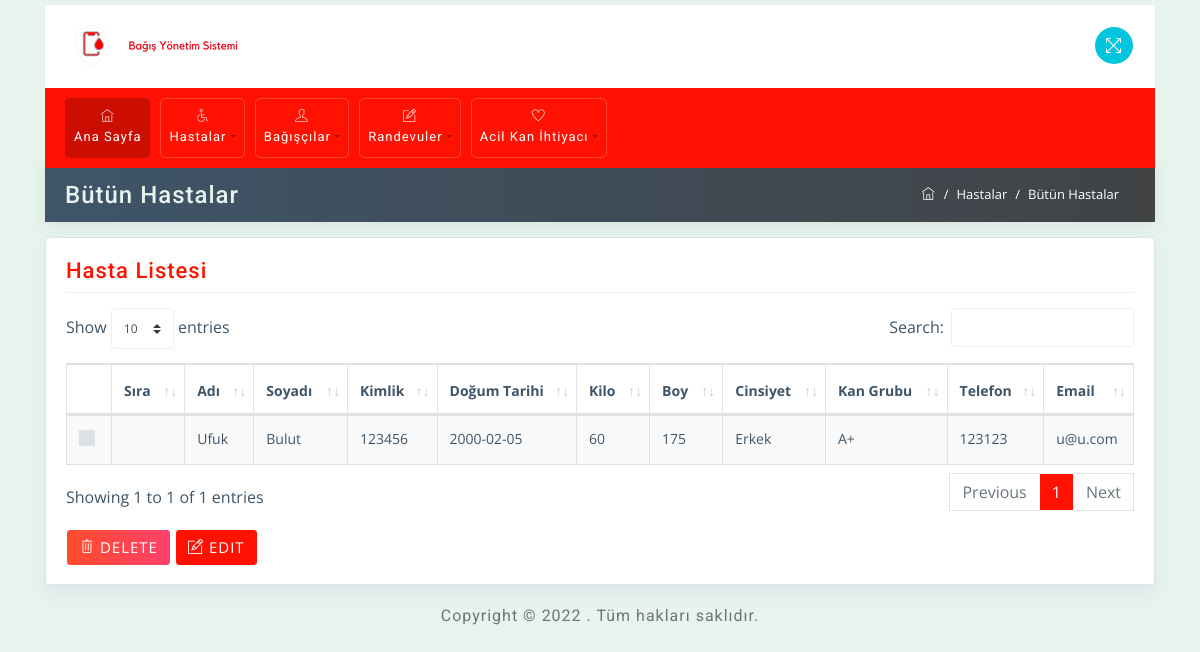
Screenshot of /patient/show with the database file from the repository.
### app/models.py (models this page shows, shortened)
class Patient(models.Model):
    donor_id = models.AutoField(primary_key=True, editable=False)
    patient_name = models.CharField(max_length=25)
    patient_surname = models.CharField(max_length=25)
    id_number = models.CharField(max_length=11)
    date_of_birth = models.CharField(max_length=10)
    weight = models.IntegerField()
    height = models.IntegerField()
    gender = models.CharField(max_length=5)
    blood_type = models.CharField(max_length=3)
    phone = models.CharField(max_length=11)
    email = models.CharField(max_length=25)

### app/views.py (the view)
# urls.py: path('patient/show', views.SHOW_PATIENT, name='show_patient'),
def SHOW_PATIENT(request):
    if request.method=="POST":
        patient_ids=request.POST.getlist('id[]')
        for id in patient_ids:
            patient = Patient.objects.get(id=id)
            patient.delete()
        return render(request, 'patients/patients.html')
    patient = Patient.objects.filter().all()
    return render(request, 'patients/patients.html', {'patient' : patient})

### templates/patients/patients.html (shortened to what this page needs)
{% extends 'index.html' %} {% block content %}
<div class="container mt-0">
  <div class="row breadcrumb-bar">
    <div class="col-md-6">
      <h3 class="block-title">Bütün Hastalar</h3>
    </div>
    <div class="col-md-6">
      <ol class="breadcrumb">
        <li class="breadcrumb-item">
          <a href="/">
            <span class="ti-home" href="/index"></span>
          </a>
        </li>
        <li class="breadcrumb-item">Hastalar</li>
        <li class="breadcrumb-item active">Bütün Hastalar</li>
      </ol>
    </div>
  </div>
</div>
<div class="container">
  <div class="row">
    <div class="col-md-12">
      <div class="widget-area-2 proclinic-box-shadow">
        <h3 class="widget-title">Hasta Listesi</h3>
        <div class="table-responsive mb-3">
          <table id="tableId" class="table table-bordered table-striped">
            <thead>
              <tr>
                <th class="no-sort">
                  <div class="custom-control custom-checkbox"></div>
                </th>
                <th>Sıra</th>
                <th>Adı</th>
                <th>Soyadı</th>
                <th>Kimlik</th>
                <th>Doğum Tarihi</th>
                <th>Kilo</th>
                <th>Boy</th>
                <th>Cinsiyet</th>
                <th>Kan Grubu</th>
                <th>Telefon</th>
                <th>Email</th>
              </tr>
            </thead>
            <tbody>
              {% csrf_token %} {% for item in patient  %}
              <tr id="{{ item.patient_id }}">
                <td>
                  <div class="custom-control custom-checkbox">
                  </div>
                </td>
                <td>{{item.patient_id}}</td>
                <td>{{item.patient_name}}</td>
                <td>{{item.patient_surname}}</td>
                <td>{{item.id_number}}</td>
                <td>{{item.date_of_birth}}</td>
                <td>{{item.weight}}</td>
                <td>{{item.height}}</td>
                <td>{{item.gender}}</td>
                <td>{{item.blood_type}}</td>
                <td>{{item.phone}}</td>
                <td>{{item.email}}</td>
              </tr>
              {% endfor %}
            </tbody>
          </table>
          <button
            type="button"
            id="delete_btn"
            class="btn btn-danger mt-3 mb-0"
          >
            <span class="ti-trash"></span> DELETE
          </button>
          <button
            type="submit"
            id="edit_btn"
            class="btn btn-primary mt-3 mb-0"
            onclick="location.href='/patient/edit'"
          >
            <span class="ti-pencil-alt"></span> EDIT
          </button>
        </div>
      </div>
    </div>
  </div>
</div>
{% endblock %}

### templates/index.html (shortened to what this page needs)
<!DOCTYPE html>
<html lang="en">
<head>
  {% load static %}
  <link rel="stylesheet" href="https://maxcdn.bootstrapcdn.com/bootstrap/4.0.0-beta.3/css/bootstrap.min.css">
  <link rel="stylesheet" href="{% static 'css/bootstrap.min.css' %}" />
  <link rel="stylesheet" href="{% static 'css/themify-icons.css' %}" />
  <link rel="stylesheet" href="{% static 'css/animate.css' %}" />
  <link rel="stylesheet" href="{% static 'css/styles.css' %}" />
  <link rel="stylesheet" href="{% static 'css/red.css' %}" id="style_theme" />
  <link rel="stylesheet" href="{% static 'css/responsive.css' %}" />
  <link rel="stylesheet" href="{% static 'charts/css/morris.css' %}" />
  <link rel="stylesheet" href="{% static 'css/jquery-jvectormap.css' %}" />
  <link rel="stylesheet" href="{% static 'datatable/dataTables.bootstrap4.min.css' %}">
</head>
<body>
  <div class="wrapper">
    <div id="content">
      <div class="container top-brand">
        <nav class="navbar navbar-default">
          <div class="navbar-header">
            <div class="sidebar-header">
              <a href="/"><img src="{% static 'images/web_site_logo.png' %}" class="logo" alt="logo" /></a>
            </div>
          </div>
          <ul class="nav justify-content-end">
            <li class="nav-item">
              <a class="nav-link">
                <span title="Fullscreen" class="ti-fullscreen fullscreen"></span>
              </a>
            </li>
          </ul>
        </nav>
      </div>
      <div class="container menu-nav">
        <nav class="navbar navbar-expand-lg proclinic-bg text-white">
          <div class="collapse navbar-collapse" id="navbarSupportedContent">
            <ul class="navbar-nav mr-auto">
              <li class="nav-item active">
                <a class="nav-link" href="/" role="button" aria-haspopup="true"
                  aria-expanded="false"><span class="ti-home"></span> Ana Sayfa</a>
              </li>
              <li class="nav-item dropdown">
                <a class="nav-link dropdown-toggle" data-toggle="dropdown" href="#" role="button" aria-haspopup="true"
                  aria-expanded="false"><span class="ti-wheelchair"></span> Hastalar</a>
              </li>
              <li class="nav-item dropdown">
                <a class="nav-link dropdown-toggle" data-toggle="dropdown" href="#" role="button" aria-haspopup="true"
                  aria-expanded="false"><span class="ti-user"></span> Bağışçılar</a>
              </li>
              <li class="nav-item dropdown">
                <a class="nav-link dropdown-toggle" data-toggle="dropdown" href="#" role="button" aria-haspopup="true"
                  aria-expanded="false"><span class="ti-pencil-alt"></span> Randevuler</a>
              </li>
              <li class="nav-item dropdown">
                <a class="nav-link dropdown-toggle" data-toggle="dropdown" href="#" role="button" aria-haspopup="true"
                  aria-expanded="false"><span class="ti-heart"></span> Acil Kan İhtiyacı</a>
              </li>
            </ul>
          </div>
        </nav>
      </div>
      {% block content %}
      {% endblock %}
      <div class="container">
        <div class="d-sm-flex justify-content-center">
          <span class="text-muted text-center d-block d-sm-inline-block">Copyright © 2022
            <a href="#" target="_blank"></a>. Tüm hakları saklıdır.</span>
        </div>
      </div>
    </div>
  </div>
</body>
</html>

### static/css/styles.css (style rules this page uses)
body { font-family: 'Open Sans', sans-serif; background-color: #E7F3ED; color: #3e5569; }
h1, h2, h3, h4, h5, h6, span, .menu-nav { font-family: 'Roboto', sans-serif; letter-spacing: 1px; }
a, a:hover, a:focus { color: inherit; text-decoration: none; transition: all 0.3s; }
.navbar { padding: 10px 15px; background: #fff; border: none; border-radius: 0; }
.breadcrumb { border-radius: 0; margin-bottom: 0; float: right; border-radius: 20px; background-color: transparent; }
.breadcrumb-bar { background: #3e5569; background: -webkit-linear-gradient(to left, #414345, #3e5569); background: linear-gradient(to left, #414345, #3e5569); margin-left: 0px !important; margin-right: 0px !important; padding: 5px 20px; -webkit-box-shadow: 0px 1px 15px 1px rgba(69,65,78,0.1); box-shadow: 0px 1px 15px 1px rgba(69,65,78,0.1); color: #fff; border: 0px solid; }
.breadcrumb-item { color: #ffffff; font-size: 13px; }
.breadcrumb-item.active { color: #ffffff; font-size: 13px; }
.breadcrumb-item+.breadcrumb-item::before { color: #ffffff; }
.breadcrumb-bar div[class*="col-"] { padding-right: 0px; padding-left: 0px; }
.table td, .table th { padding: .75rem; }
#content { padding-top: 5px; padding-bottom: 15px; transition: all 0.3s; width: 100%; }
.text-muted { color: #6c757d!important; padding-top: 20px; }
.proclinic-box-shadow { border-radius: 0; border: 0; -webkit-box-shadow: 0 0 0 1px #dce3ec, 0 8px 16px 0 #dce3ec; box-shadow: 0 0 0 1px #dce3ec, 0 8px 16px 0 #dce3ec; background: #fff; margin-top: 20px; }
div[class*="col-"] { padding-right: 6px; padding-left: 6px; }
.table-striped tbody tr:nth-of-type(odd) { background-color: rgba(61,79,90,.03); }
.table .custom-control.custom-checkbox { padding-left: 0; }
table.table tbody td, table.table thead th { font-size: 14px; }
table.dataTable th:first-child { width: 20px; }
.menu-nav .navbar-nav .nav-item { font-size: 13px; padding: 2px 0px; border: 1px solid rgba(255,255,255,.2); margin: 0 5px; border-radius: 5px; }
.menu-nav .navbar-nav .nav-item.active { border: 1px solid rgba(0,0,0,.05) }
.menu-nav .dropdown-toggle::after { color: rgba(0,0,0,.3); }
li.nav-item.active { background: rgba(0,0,0,.2); border-radius: 5px; }
.menu-nav [class^="ti-"], .menu-nav [class*=" ti-"] { color: rgba(255,255,255,.8); }
.top-brand .nav-link { padding: 6px; cursor: pointer; }
.navbar .nav .nav-item:last-child .nav-link { padding-right: 7px; }
.fullscreen { padding: 10px; font-size: 17px; cursor: pointer; background: #00c5dc; color: #fff; border-radius: 50%; margin-left: 10px; }
h3.block-title { background: transparent; margin: 4px auto; color: #E7F3ED; }
.widget-area-2 { background: #fff; margin-top: 1rem; padding: 20px; padding-bottom: 2px; border-radius: 2px; }
.widget-title { font-size: 22px; padding-bottom: .5rem; margin-bottom: 15px; border-bottom: 1px solid #eeeeee; }
.btn { margin-bottom: 5px; font-size: 15px; letter-spacing: 1px; }
.btn-danger { background: #FF416C; background: -webkit-linear-gradient(to right, #FF4B2B, #FF416C); background: linear-gradient(to right, #FF4B2B, #FF416C); border-color: #fff; }
.block-title { -ms-flex: 1 1 auto; flex: 1 1 auto; min-height: 1.75rem; font-size: 1.5rem; line-height: 1.5; }

### static/css/red.css (style rules this page uses)
.proclinic-bg { background: #ff1201; background: -webkit-linear-gradient(to right, #ff1201, #ff1201); background: linear-gradient(to right, #ff1201, #ff1201); }
.btn-primary { background: #ff1201; background: -webkit-linear-gradient(to right, #ff1201, #ff1201); background: linear-gradient(to right, #ff1201, #ff1201); border-color: #ffffff; }
.widget-title { color: #ff1201; }

### static/css/responsive.css (style rules this page uses)
@media (min-width: 992px) { .row { margin-right: -5px; margin-left: -5px; } }
@media (min-width: 992px) and (max-width: 1200px) { .menu-nav [class^="ti-"], .menu-nav [class*=" ti-"] { display: block; margin-bottom: 5px; text-align: center; } }

### rows the page displays
Patient: patient_name "Ufuk", patient_surname "Bulut", id_number "123456", date_of_birth "2000-02-05", weight "60", height "175", gender "Erkek", blood_type "A+", phone "123123", email "u@u.com"
